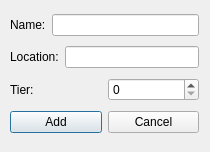
<?xml version="1.0" encoding="UTF-8"?>
<ui version="4.0">
 <class>addTeam</class>
 <widget class="QDialog" name="addTeam">
  <property name="geometry">
   <rect>
    <x>0</x>
    <y>0</y>
    <width>210</width>
    <height>152</height>
   </rect>
  </property>
  <property name="windowTitle">
   <string>Dialog</string>
  </property>
  <widget class="QWidget" name="">
   <property name="geometry">
    <rect>
     <x>10</x>
     <y>10</y>
     <width>189</width>
     <height>130</height>
    </rect>
   </property>
   <layout class="QVBoxLayout" name="verticalLayout">
    <item>
     <layout class="QHBoxLayout" name="horizontalLayout">
      <item>
       <widget class="QLabel" name="label">
        <property name="text">
         <string>Name:</string>
        </property>
       </widget>
      </item>
      <item>
       <widget class="QLineEdit" name="texName"/>
      </item>
     </layout>
    </item>
    <item>
     <layout class="QHBoxLayout" name="horizontalLayout_2">
      <item>
       <widget class="QLabel" name="label_2">
        <property name="text">
         <string>Location:</string>
        </property>
       </widget>
      </item>
      <item>
       <widget class="QLineEdit" name="texLocation"/>
      </item>
     </layout>
    </item>
    <item>
     <layout class="QHBoxLayout" name="horizontalLayout_3">
      <item>
       <widget class="QLabel" name="label_3">
        <property name="text">
         <string>Tier:</string>
        </property>
       </widget>
      </item>
      <item>
       <widget class="QSpinBox" name="spinTier"/>
      </item>
     </layout>
    </item>
    <item>
     <layout class="QHBoxLayout" name="horizontalLayout_4">
      <item>
       <widget class="QPushButton" name="butAdd">
        <property name="text">
         <string>Add</string>
        </property>
       </widget>
      </item>
      <item>
       <widget class="QPushButton" name="butCancel">
        <property name="text">
         <string>Cancel</string>
        </property>
       </widget>
      </item>
     </layout>
    </item>
   </layout>
  </widget>
 </widget>
 <resources/>
 <connections/>
</ui>
